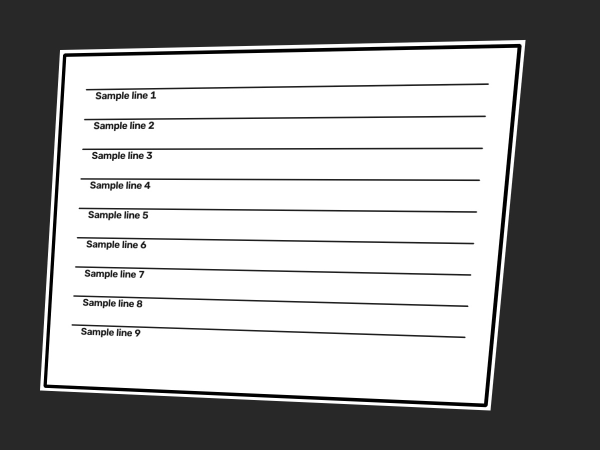
#> input picture tests/fixtures/angled_document.jpg, 1200 x 900 px (shown at 1/2 size)
$ python -i orientation.py   (imports and definitions only)   (older library calls are emulated)
#> lines starting #> are read from the running program, lines starting #| are printed output that depends on the picture; after the words box and inside, x2 and y2 are one past the last pixel; in counts of white or black regions, pixels touching at a corner belong together
"""Robust, fail-safe text-orientation detection and upright correction.

Determines the net rotation (0/90/180/270 deg) of a cropped label purely from
image statistics and, when available, OCR/OSD and barcode detectors, so the
result is ALWAYS returned right-side up with left-to-right, top-to-bottom
readable text.  No hard-coded portrait/landscape assumption: the upright
output keeps the label's true aspect, so text and barcode are never distorted.

Orientation signal priority (fail-safe, each layer is independent):
  1. Tesseract OSD (``pytesseract.image_to_osd``) - most reliable, returns an
     exact 0/90/180/270 rotation angle.
  2. Barcode orientation (``cv2.barcode``) - when a barcode is present, its
     quadrilateral points give the barcode's own orientation axis.
  3. OpenCV text-axis analysis - gradient-orientation histogram resolves the
     {0,180} vs {90,270} family; ink-layout asymmetry resolves 0-vs-180 and
     90-vs-270.
"""

from __future__ import annotations

import cv2
import numpy as np

try:
    import pytesseract
    _HAS_TESSERACT = True
except Exception:  # pragma: no cover - tesseract not installed
    _HAS_TESSERACT = False

try:
    _detector = cv2.barcode.BarcodeDetector()
    _HAS_BARCODE = True
except Exception:  # pragma: no cover - barcode module unavailable
    _HAS_BARCODE = False


def _gray_and_edges(image: np.ndarray) -> tuple[np.ndarray, np.ndarray]:
    gray = cv2.cvtColor(image, cv2.COLOR_BGR2GRAY)
    blurred = cv2.GaussianBlur(gray, (3, 3), 0)
    edges = cv2.Canny(blurred, 40, 120)
    return gray, edges


def _dark_fraction(gray: np.ndarray, y0: int, y1: int, threshold: int = 128) -> float:
    h = gray.shape[0]
    y1 = min(y1, h)
    if y1 <= y0:
        return 0.0
    band = gray[y0:y1]
    if band.size == 0:
        return 0.0
    return float(np.count_nonzero(band < threshold)) / float(band.size)


# [86 lines left out: functions _dark_fraction_x, _osd_rotation_angle, _barcode_rotation_angle, not called in this run]


# ---------------------------------------------------------------------------
# 3. OpenCV text-axis analysis (fallback)
# ---------------------------------------------------------------------------

def _dominant_text_axis(edges: np.ndarray, gray: np.ndarray) -> float:
    """Return the dominant gradient angle (deg, mod 180) of text-like edges.

    ~0 deg  -> text rows are horizontal (upright)
    ~90 deg -> text rows are vertical (sideways)
    """
    ddepth = cv2.CV_64F
    gx = cv2.Sobel(gray, ddepth, 1, 0, ksize=3)
    gy = cv2.Sobel(gray, ddepth, 0, 1, ksize=3)

    mask = edges > 0
    if not np.any(mask):
        gx_m, gy_m = gx, gy
    else:
        gx_m, gy_m = gx * mask, gy * mask

    mag = np.hypot(gx_m, gy_m)
    angles = np.rad2deg(np.arctan2(gy_m, gx_m)) % 180.0
    ang_flat = angles[mag > 1.0]
    mag_flat = mag[mag > 1.0]
    if ang_flat.size == 0:
        return 0.0

    hist, _ = np.histogram(ang_flat, bins=90, range=(0, 180), weights=mag_flat)
    kernel = np.ones(3, dtype=np.float32) / 3.0
    hist = cv2.filter2D(hist, -1, kernel).flatten()
    peak_bin = int(np.argmax(hist))
    peak_angle = peak_bin * (180.0 / 90.0)
    return float(peak_angle)


def _global_ink_asymmetry(gray: np.ndarray, axis: str = "y") -> float | None:
    """Ratio of dark ink in the first half vs the whole image (minus 0.5).

    For ``axis="y"`` compares the top vs bottom halves; for ``axis="x"``
    compares the left vs right halves.  Returns a value in [-1, 1]:
      positive -> first half is ink-heavier (text upright toward it)
      negative -> second half is ink-heavier (needs a 180 flip)
      None      -> inconclusive (too little ink).
    """
    h, w = gray.shape
    if h < 48 or w < 24:
        return None
    blurred = cv2.GaussianBlur(gray, (3, 3), 0)
    _, binary = cv2.threshold(blurred, 0, 255, cv2.THRESH_BINARY_INV + cv2.THRESH_OTSU)
    ink = (binary > 0)
    total_ink = float(ink.sum())
    if total_ink < 8:
        return None
    if axis == "x":
        first = float(ink[:, : w // 2].sum())
    else:
        first = float(ink[: h // 2].sum())
    return float((first / total_ink - 0.5) * 2.0)


def _text_line_ink_bias(gray: np.ndarray) -> float | None:
    """Estimate upright vs inverted using per-line ink position.

    Upright text concentrates ink toward the top of each line (uppercase /
    ascenders); inverted text biases toward the bottom.  Returns [-1, 1]:
      positive -> top bias (upright), negative -> bottom bias (inverted).
    """
    h, w = gray.shape
    if h < 40 or w < 40:
        return None

    blurred = cv2.GaussianBlur(gray, (3, 3), 0)
    _, binary = cv2.threshold(blurred, 0, 255, cv2.THRESH_BINARY_INV + cv2.THRESH_OTSU)

    row_profile = (binary > 0).sum(axis=1).astype(np.float64)
    kernel = np.ones(7, dtype=np.float64) / 7.0
    smoothed = np.convolve(row_profile, kernel, mode="same")

    thr = max(4.0, 0.15 * float(smoothed.max(initial=0.0)))
    peaks = np.where(smoothed >= thr)[0]
    if peaks.size < 4:
        return None

    splits = np.where(np.diff(peaks) > int(max(2, h * 0.012)))[0]
    line_ranges = []
    start = peaks[0]
    for s in splits:
        line_ranges.append((start, peaks[s]))
        start = peaks[s + 1]
    line_ranges.append((start, peaks[-1]))

    biases: list[float] = []
    for y0, y1 in line_ranges:
        if y1 - y0 < 4:
            continue
        band = binary[y0:y1 + 1]
        dark = (band > 0).sum(axis=1).astype(np.float64)
        if dark.sum() < 8:
            continue
        total = float(dark.sum())
        if total <= 0:
            continue
        n = dark.size
        idx = np.arange(n, dtype=np.float64)
        centroid = float((idx * dark).sum()) / total
        norm = (0.5 - centroid / n) * 2.0  # +1 top, -1 bottom
        biases.append(norm)

    if len(biases) < 2:
        return None
    return float(np.mean(biases))


def _barcode_band_position(gray: np.ndarray, min_extent: float = 0.08) -> float | None:
    """Locate a dense, tall barcode band and return its vertical position.

    Barcode bars are tall, thin, closely-spaced VERTICAL strokes forming a
    contiguous horizontal band.  Distinguishing feature vs ordinary text: the
    barcode band is much TALLER and its rows are continuously edge-dense,
    whereas text lines are short, isolated bands separated by white gaps.

    Returns a normalized midline position in [0, 1] (0 = top, 1 = bottom) of
    the detected barcode band, or ``None`` if no clear barcode-like band
    (tall enough, wide enough) is found.
    """
    h, w = gray.shape
    if h < 48 or w < 48:
        return None
    blurred = cv2.GaussianBlur(gray, (3, 3), 0)
    gx = cv2.Sobel(blurred, cv2.CV_64F, 1, 0, ksize=3)
    gy = cv2.Sobel(blurred, cv2.CV_64F, 0, 1, ksize=3)
    mag = np.hypot(gx, gy)
    verticality = np.abs(gx) / (mag + 1e-6)
    strong = mag > 10.0
    vert = (verticality > 0.8) & strong
    row_score = vert.mean(axis=1)

    thr = float(np.max(row_score)) * 0.4
    if thr < 0.03:
        return None

    # Find contiguous rows above threshold -> barcode is one tall run.
    runs = []
    in_run = False
    start = 0
    for i in range(h):
        above = row_score[i] > thr
        if above and not in_run:
            in_run = True
            start = i
        elif not above and in_run:
            in_run = False
            runs.append((start, i))
    if in_run:
        runs.append((start, h))

    if not runs:
        return None

    # Barcode is the tallest contiguous run that also spans a wide x-extent.
    best = None
    for (y0, y1) in runs:
        extent = (y1 - y0) / float(h)
        if extent < min_extent:
            continue
        # Check the run is horizontally wide (barcode spans most of the image).
        band = vert[y0:y1]
        row_sum = band.sum(axis=1)
        if float(row_sum.max(initial=0.0)) < 0.15 * w:
            continue
        if best is None or extent > best[1]:
            best = ((y0 + y1) / 2.0 / float(h), extent)
    if best is None:
        return None
    return best[0]


def _resolve_flip(
    gray: np.ndarray,
    image_bgr: np.ndarray | None = None,
    first_half_bias: float | None = None,
    line_bias: float | None = None,
    edge_top: float = 0.0,
    edge_bottom: float = 0.0,
) -> bool:
    """Decide whether the current (axis-aligned) crop needs a 180 flip.

    Signal priority (each is a confidence-gated independent check):
      1. Barcode-band position - shipping labels carry their barcode toward
         the bottom when upright, so a band in the top half => upside down.
      2. Global ink asymmetry - top half ink-heavier => upright.
      3. Text-line ink bias.
      4. Edge ink-darkness asymmetry (bold header near the top) - only trusted
         when the ratio is very strong to avoid the barcode false-positive.
    """
    # 1. Barcode-band position (most reliable for sticker/shipping labels).
    band_pos = _barcode_band_position(gray)
    if band_pos is not None:
        return band_pos < 0.5  # band in top half => needs a 180 flip

    # 2. Global ink asymmetry.
    if first_half_bias is not None and abs(first_half_bias) >= 0.10:
        return first_half_bias < 0.0

    # 3. Text-line ink bias.
    if line_bias is not None and abs(line_bias) >= 0.15:
        return line_bias < 0.0

    # 4. Edge ink-darkness asymmetry (bold header near the top).  Only trust
    #    a very strong ratio; a bottom barcode could otherwise look "bold".
    if not (edge_top <= 0.002 and edge_bottom <= 0.002):
        if edge_bottom > edge_top * 2.5 and edge_bottom > 0.01:
            return True
        if edge_top > edge_bottom * 2.5 and edge_top > 0.01:
            return False

    return False


def _opencv_rotation_angle(image_bgr: np.ndarray) -> int:
    """Pure-OpenCV fallback returning the upright rotation (0/90/180/270)."""
    gray, edges = _gray_and_edges(image_bgr)
    h, w = gray.shape[:2]

    axis = _dominant_text_axis(edges, gray)
    sideways = axis > 45.0 and axis < 135.0

    if not sideways:
        # Upright family {0, 180}.
        up_bias = _global_ink_asymmetry(gray, axis="y")
        line_bias = _text_line_ink_bias(gray)
        edge_top = _dark_fraction(gray, 0, int(h * 0.15))
        edge_bottom = _dark_fraction(gray, int(h * 0.85), h)
        if _resolve_flip(
            gray,
            image_bgr=image_bgr,
            first_half_bias=up_bias,
            line_bias=line_bias,
            edge_top=edge_top,
            edge_bottom=edge_bottom,
        ):
            return 180
        return 0

    # Sideways family {90, 270}: rotate to horizontal text first, then flip.
    rot_nonflip = cv2.rotate(image_bgr, cv2.ROTATE_90_CLOCKWISE)
    rgray = cv2.cvtColor(rot_nonflip, cv2.COLOR_BGR2GRAY)
    up_bias = _global_ink_asymmetry(rgray, axis="y")
    line_bias = _text_line_ink_bias(rgray)
    edge_top = _dark_fraction(rgray, 0, int(rgray.shape[0] * 0.15))
    edge_bottom = _dark_fraction(rgray, int(rgray.shape[0] * 0.85), rgray.shape[0])
    if _resolve_flip(
        rgray,
        image_bgr=rot_nonflip,
        first_half_bias=up_bias,
        line_bias=line_bias,
        edge_top=edge_top,
        edge_bottom=edge_bottom,
    ):
        return 270
    return 90


# ---------------------------------------------------------------------------
# Public API
# ---------------------------------------------------------------------------

_ROTATION_MAP = {
    0: None,
    90: cv2.ROTATE_90_CLOCKWISE,
    180: cv2.ROTATE_180,
    270: cv2.ROTATE_90_COUNTERCLOCKWISE,
}


# [30 lines left out: functions detect_rotation_angle, correct_orientation, not called in this run]

>>> import cv2
>>> picture = cv2.imread('../tests/fixtures/angled_document.jpg')
#> picture is the input picture: shape (900, 1200, 3); min 0, max 255, mean 158.4
>>> result = _opencv_rotation_angle(picture)
#> in _gray_and_edges, `edges = cv2.Canny(blurred, 40, 120)`:
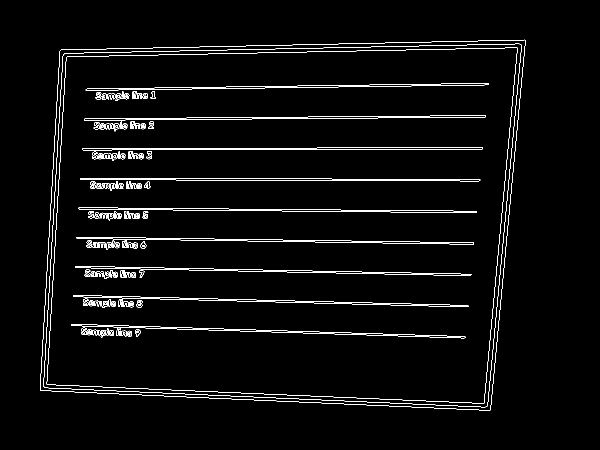
#> edges: shape (900, 1200) (shown at 1/2 size); 2.7% white in thin lines or dots, all inside (x1, y1, x2, y2) = (80, 79, 1051, 821)
#> in _dominant_text_axis, `angles = np.rad2deg(np.arctan2(gy_m, gx_m)) % 180.0`:
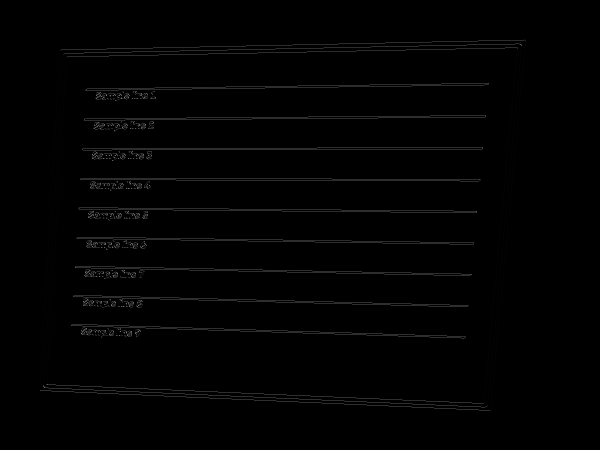
#> angles: shape (900, 1200) float64 (shown at 1/2 size); min 0, max 179.9, mean 2.1
#> in _dominant_text_axis, `hist, _ = np.histogram(ang_flat, bins=90, range=(0, 180), weights=mag_..`: hist = 90 values, max 8766284 at index 45, min 20862 at index 82, mean 293432.7
#> in _dominant_text_axis, `hist = cv2.filter2D(hist, -1, kernel).flatten()`: hist = 90 values, max 6067548.4 at index 45, min 23894.9 at index 81, mean 300812.2
#> in _dominant_text_axis, `peak_bin = int(np.argmax(hist))`: peak_bin = 45
#> in _dominant_text_axis, `peak_angle = peak_bin * (180.0 / 90.0)`: peak_angle = 90
#> in _opencv_rotation_angle, `sideways = axis > 45.0 and axis < 135.0`: sideways = True
#> in _global_ink_asymmetry, `_, binary = cv2.threshold(blurred, 0, 255, cv2.THRESH_BINARY_INV + cv2..`:
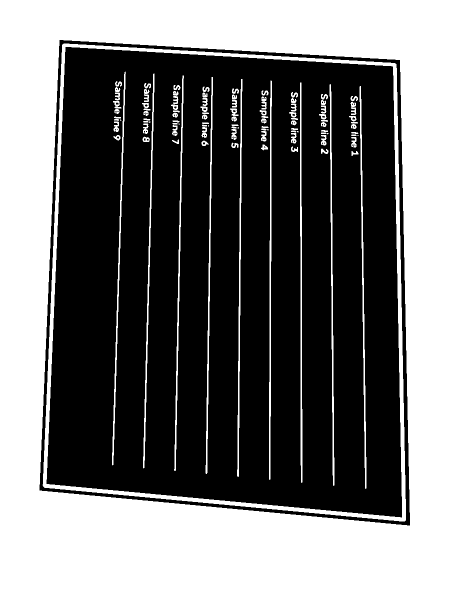
#> binary: shape (1200, 900) (shown at 1/2 size); 44.6% white; 103 white regions (9 under 20 px), largest, box (x1, y1, x2, y2) and area: (0, 0, 900, 1200) 428150, (85, 87, 812, 1043) 23660, (600, 165, 605, 966) 2574
#> in _global_ink_asymmetry, `total_ink = float(ink.sum())`: total_ink = 481672
#> in _global_ink_asymmetry, `first = float(ink[: h // 2].sum())`: first = 222364
#> in _opencv_rotation_angle, `up_bias = _global_ink_asymmetry(rgray, axis="y")`: up_bias = -0.0767
#> in _text_line_ink_bias, `row_profile = (binary > 0).sum(axis=1).astype(np.float64)`: row_profile = 1200 values, max 900 at index 0, min 183 at index 966, mean 401.4
#> in _text_line_ink_bias, `smoothed = np.convolve(row_profile, kernel, mode="same")`: smoothed = 1200 values, max 900 at index 3, min 184.9 at index 964, mean 400.1
#> in _text_line_ink_bias, `thr = max(4.0, 0.15 * float(smoothed.max(initial=0.0)))`: thr = 135
#> in _text_line_ink_bias, `peaks = np.where(smoothed >= thr)[0]`: peaks = 1200 values from 0 to 1199
#> in _text_line_ink_bias, `splits = np.where(np.diff(peaks) > int(max(2, h * 0.012)))[0]`: splits = empty array
#> in _text_line_ink_bias, `start = peaks[0]`: start = 0
#> after the loop in _text_line_ink_bias, `for s in splits:`: line_ranges = []
#> the loop in _text_line_ink_bias, `for y0, y1 in line_ranges:` made 1 pass
#> (y0, y1, total, n, centroid, norm) on pass 1: (0, 1199, 481672, 1200, 639.3, -0.0655)
#> after the loop in _text_line_ink_bias, `for y0, y1 in line_ranges:`: biases = [-0.0655]
#> in _opencv_rotation_angle, `edge_top = _dark_fraction(rgray, 0, int(rgray.shape[0] * 0.15))`: edge_top = 0.7
#> call 2 of _dark_fraction, with y0 = 1020, y1 = 1200, threshold = 128
#> in _dark_fraction (call 2), `band = gray[y0:y1]`:
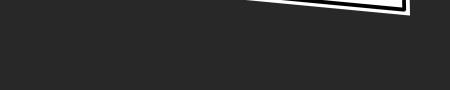
#> band: shape (180, 900) (shown at 1/2 size); min 0, max 255, mean 44
#> in _opencv_rotation_angle, `edge_bottom = _dark_fraction(rgray, int(rgray.shape[0] * 0.85), rgray...`: edge_bottom = 0.979
#> in _barcode_band_position, `gy = cv2.Sobel(blurred, cv2.CV_64F, 0, 1, ksize=3)`:
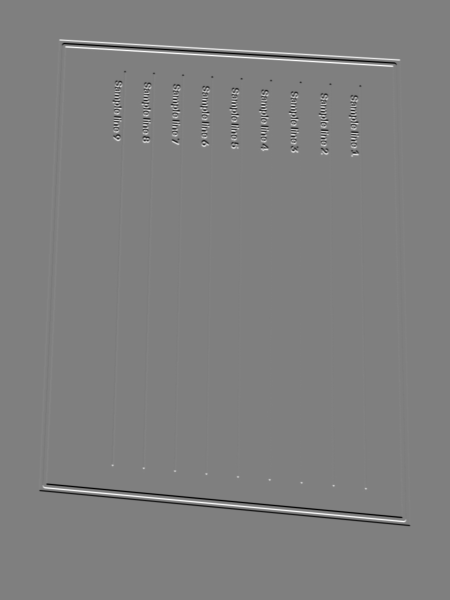
#> gy: shape (1200, 900) float64 (shown at 1/2 size); min -767, max 766, mean 0; drawn with min black and max white
#> in _barcode_band_position, `vert = (verticality > 0.8) & strong`:
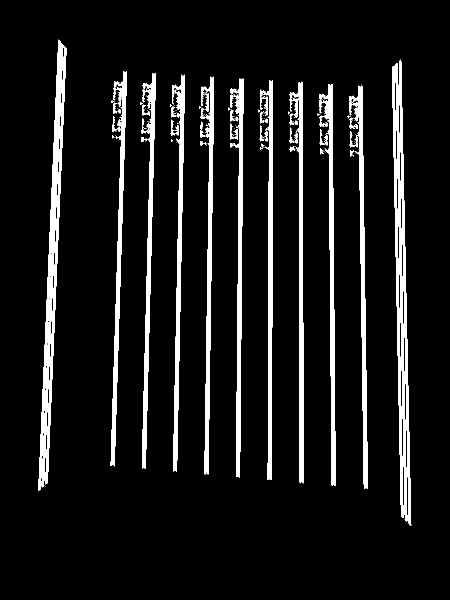
#> vert: shape (1200, 900) bool (shown at 1/2 size); 8.4% white; 198 white regions (132 under 20 px), largest, box (x1, y1, x2, y2) and area: (77, 79, 128, 982) 8801, (699, 171, 736, 978) 6754, (520, 160, 546, 960) 6702
#> in _barcode_band_position, `row_score = vert.mean(axis=1)`: row_score = 1200 values, max 0.21 at index 196, min 0 at index 0, mean 0.0843
#> in _barcode_band_position, `thr = float(np.max(row_score)) * 0.4`: thr = 0.084
#> the loop in _barcode_band_position, `for i in range(h):` made 1200 passes
#> above on passes 1 to 8: False, False, False, False, False, False, False, False
#> after the loop in _barcode_band_position, `for i in range(h):`: in_run = False; runs = [(162, 948)]; start = 162
#> the loop in _barcode_band_position, `for (y0, y1) in runs:` made 1 pass
#> (y0, y1, extent, best) on pass 1: (162, 948, 0.655, (0.463, 0.655))
#> pass 1, in _barcode_band_position, `band = vert[y0:y1]`:
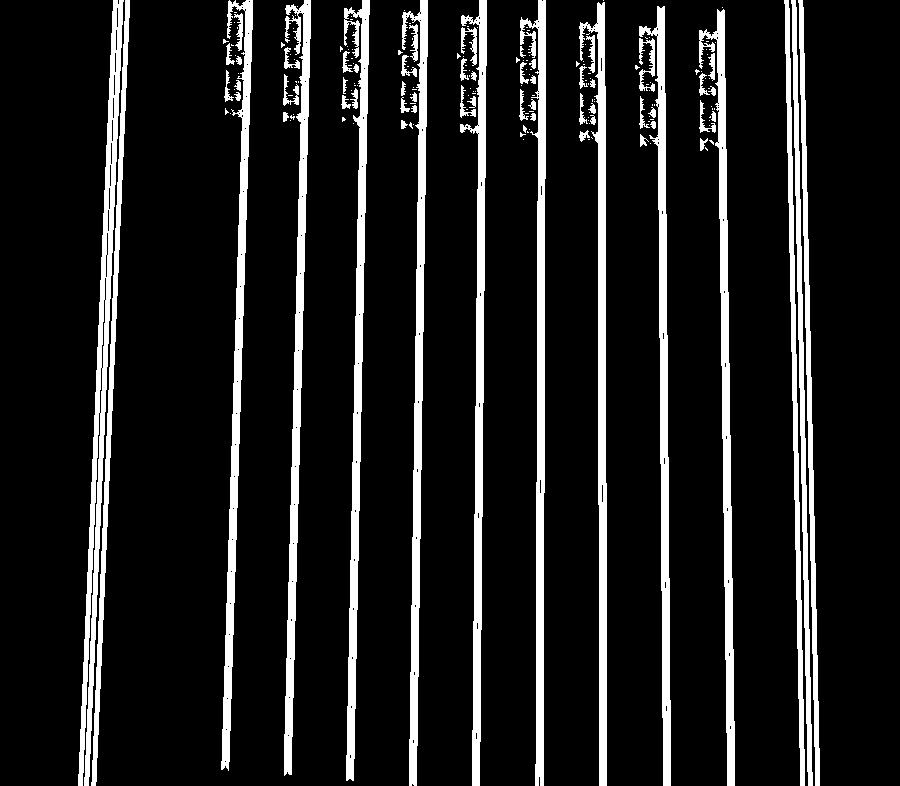
#> band: shape (786, 900) bool; 12.2% white; 196 white regions (130 under 20 px), largest, box (x1, y1, x2, y2) and area: (78, 0, 124, 786) 7749, (520, 0, 546, 786) 6597, (344, 0, 370, 781) 6589
#> in _resolve_flip, `band_pos = _barcode_band_position(gray)`: band_pos = 0.463
#> result = 270
